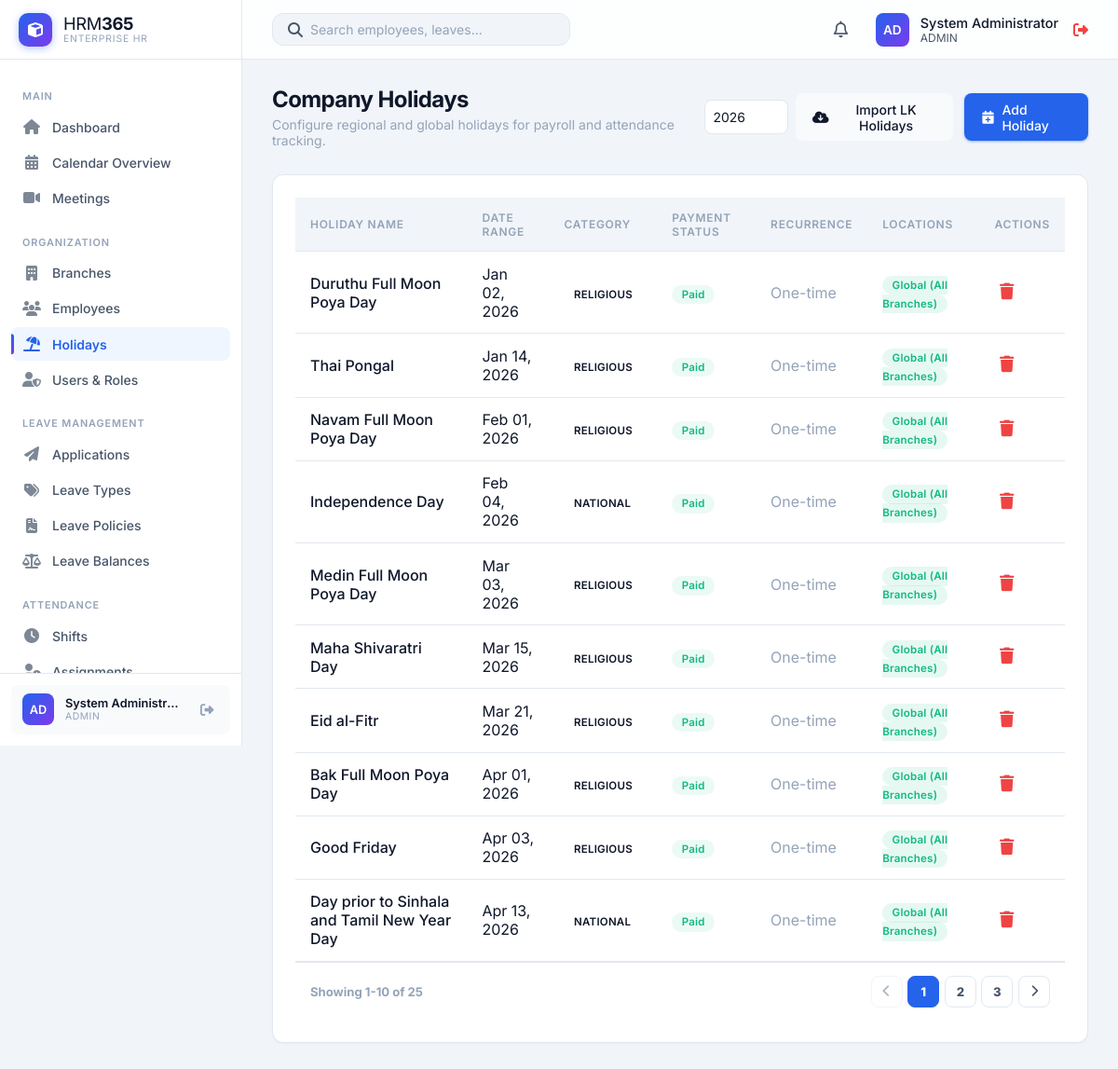
Page /HRM365/modules/holidays/index.php (signed in) on the committed database.
### tables this page shows
CREATE TABLE `users` (
  `id` int(11) NOT NULL,
  `username` varchar(50) NOT NULL,
  `password` varchar(255) NOT NULL,
  `full_name` varchar(100) DEFAULT NULL,
  `role` enum('admin','HR','manager','employee') DEFAULT 'employee',
  `status` enum('Active','Inactive') DEFAULT 'Active',
  `language` varchar(20) DEFAULT 'English',
  `department` varchar(50) DEFAULT NULL,
  `employee_id` int(11) DEFAULT NULL,
  `created_at` timestamp NOT NULL DEFAULT current_timestamp()
);

CREATE TABLE `system_settings` (
  `setting_key` varchar(50) NOT NULL,
  `setting_value` text NOT NULL,
  `updated_at` timestamp NOT NULL DEFAULT current_timestamp() ON UPDATE current_timestamp()
);

CREATE TABLE `holidays` (
  `id` int(11) NOT NULL,
  `name` varchar(255) NOT NULL,
  `start_date` date NOT NULL,
  `end_date` date DEFAULT NULL,
  `category` enum('National','Religious','Company-specific','Other') DEFAULT 'National',
  `description` text DEFAULT NULL,
  `is_recurring` tinyint(1) DEFAULT 0,
  `is_paid` tinyint(1) DEFAULT 1,
  `is_half_day` tinyint(1) DEFAULT 0,
  `applies_to_all_branches` tinyint(1) DEFAULT 1,
  `created_at` timestamp NOT NULL DEFAULT current_timestamp()
);

### HRM365/includes/db.php (called while the page is built, shortened)
<?php
if (!function_exists('app_url')) {
    function app_url(string $path = ''): string
    {
        $base = APP_BASE_URL;
        $path = ltrim($path, '/');
        return $path === '' ? $base : $base . '/' . $path;
    }
}
?>

### HRM365/includes/auth.php (called while the page is built, shortened)
<?php
require_once __DIR__ . '/db.php';
$currentUser = [
    'id' => $_SESSION['user_id'],
    'username' => $_SESSION['username'],
    'role' => $_SESSION['role'] ?? 'employee',
    'employee_id' => $_SESSION['employee_id'] ?? null,
    'department' => null
];
$userStmt = $pdo->prepare("SELECT username, role, full_name, employee_id, department FROM users WHERE id = ? AND status = 'Active'");
$userStmt->execute([$currentUser['id']]);
$freshUser = $userStmt->fetch();
$currentUser['username'] = $freshUser['username'];
$currentUser['role'] = $freshUser['role'];
$currentUser['employee_id'] = $freshUser['employee_id'];
$currentUser['department'] = $freshUser['department'];
if ($currentUser['employee_id']) {
    $authStmt = $pdo->prepare("SELECT department FROM employees WHERE id = ?");
    $authStmt->execute([$currentUser['employee_id']]);
    $authEmp = $authStmt->fetch();
    if ($authEmp) {
        $currentUser['department'] = $authEmp['department'];
    }
}
?>

### HRM365/modules/holidays/index.php (the view, shortened to what this page needs)
<?php
require_once '../../includes/db.php';
require_once '../../includes/auth.php';
$stmt = $pdo->query("SELECT * FROM holidays ORDER BY start_date ASC");
$holidays = $stmt->fetchAll();
$holidayCountry = $pdo->query("SELECT setting_value FROM system_settings WHERE setting_key = 'holiday_country'")->fetchColumn();
include '../../includes/header.php';
?>
<div class="page-header">
    <div>
        <h1 class="page-title">Company Holidays</h1>
        <div class="page-subtitle">Configure regional and global holidays for payroll and attendance tracking.</div>
    </div>
    <?php if (in_array($currentUser['role'], ['admin', 'HR'])): ?>
    <div style="display: flex; gap: 0.75rem; align-items: center;">
        <form action="import_public.php" method="POST" style="margin: 0; display: flex; gap: 0.5rem; align-items: center;">
            <input type="number" name="year" value="<?php echo date('Y'); ?>" min="2000" max="2100" style="width: 90px; padding: 0.55rem; border-radius: var(--radius-md); border: 1px solid var(--border-color); background: var(--bg-secondary); color: var(--text-primary); outline: none;">
            <button type="submit" class="btn" style="background: var(--bg-hover); color: var(--text-primary);" title="Import public holidays for <?php echo htmlspecialchars($holidayCountry); ?>">
                <i class="fas fa-cloud-download-alt"></i> Import <?php echo htmlspecialchars($holidayCountry); ?> Holidays
            </button>
        </form>
        <a href="create.php" class="btn btn-primary">
            <i class="fas fa-calendar-plus"></i> Add Holiday
        </a>
    </div>
    <?php endif; ?>
</div>
<div class="card">
    <div class="table-container">
        <table class="table">
            <thead>
                <tr>
                    <th>Holiday Name</th>
                    <th>Date Range</th>
                    <th>Category</th>
                    <th>Payment Status</th>
                    <th>Recurrence</th>
                    <th>Locations</th>
                    <th>Actions</th>
                </tr>
            </thead>
            <tbody>
                <?php foreach ($holidays as $h): ?>
                <tr>
                    <td>
                        <div style="font-weight: 500; color: var(--text-primary);"><?php echo htmlspecialchars($h['name']); ?></div>
                    </td>
                    <td>
                        <?php
                        echo date('M d, Y', strtotime($h['start_date']));
                        ?>
                    </td>
                    <td><span class="status-badge" style="text-transform: uppercase;"><?php echo htmlspecialchars($h['category']); ?></span></td>
                    <td>
                        <?php if ($h['is_paid']): ?>
                            <span class="status-badge status-active">Paid</span>
                        <?php else: ?>
                            <span class="status-badge status-leave">Unpaid</span>
                        <?php endif; ?>
                    </td>
                    <td>
                        <?php if ($h['is_recurring']): ?>
                            <span style="color: var(--accent-primary);"><i class="fas fa-sync-alt"></i> Annual</span>
                        <?php else: ?>
                            <span style="color: var(--text-muted);">One-time</span>
                        <?php endif; ?>
                    </td>
                    <td>
                        <?php
                        if ($h['applies_to_all_branches']) {
                            echo '<span class="status-badge" style="background: rgba(16, 185, 129, 0.1); color: var(--accent-success);">Global (All Branches)</span>';
                        } else {
                            $brStmt = $pdo->prepare("SELECT b.name FROM holiday_branches hb JOIN branches b ON hb.branch_id = b.id WHERE hb.holiday_id = ?");
                            $brStmt->execute([$h['id']]);
                            $branchNames = $brStmt->fetchAll(PDO::FETCH_COLUMN);
                            echo htmlspecialchars(implode(', ', $branchNames));
                        }
                        ?>
                    </td>
                    <td>
                        <?php if (in_array($currentUser['role'], ['admin', 'HR'])): ?>
                        <div style="display: flex; gap: 0.5rem;">
                            <form action="delete.php" method="POST" style="margin: 0;" onsubmit="return confirm('Delete this holiday?');">
                                <button type="submit" class="action-btn" style="color: var(--accent-danger);" title="Delete Holiday"><i class="fas fa-trash"></i></button>
                            </form>
                        </div>
                        <?php endif; ?>
                    </td>
                </tr>
                <?php endforeach; ?>
            </tbody>
        </table>
    </div>
</div>
<?php include '../../includes/footer.php'; ?>

### HRM365/includes/header.php (shortened to what this page needs)
<?php
require_once __DIR__ . '/auth.php';
$stylesheetPath = __DIR__ . '/../css/styles.css';
$stylesheetVersion = is_file($stylesheetPath) ? filemtime($stylesheetPath) : time();
?>
<!DOCTYPE html>
<html lang="en">
<head>
    <link rel="stylesheet" href="<?php echo app_url('css/styles.css'); ?>?v=<?php echo $stylesheetVersion; ?>">
    <link rel="stylesheet" href="https://cdnjs.cloudflare.com/ajax/libs/font-awesome/6.4.0/css/all.min.css">
</head>
<body>
    <?php include 'sidebar.php'; ?>
    <div class="main-wrapper">
        <header class="top-header">
            <div class="header-search">
                <i class="fas fa-search text-secondary"></i>
                <input type="text" id="globalSearchInput" placeholder="Search employees, leaves..." autocomplete="off">
            </div>
            <div class="header-actions">
                <a href="<?php echo app_url('modules/notifications/index.php'); ?>" class="action-btn" title="Notifications">
                    <i class="far fa-bell"></i>
                </a>
                <div class="user-profile" style="display: flex; align-items: center; gap: 1rem;">
                    <a href="<?php echo app_url('profile.php'); ?>" style="display: flex; align-items: center; gap: 0.75rem; text-decoration: none; color: inherit;">
                        <div class="avatar"><?php echo strtoupper(substr($currentUser['username'], 0, 2)); ?></div>
                        <div class="user-info">
                            <div style="font-size: 0.9rem; font-weight: 500; color: var(--text-primary);">
                                <?php echo htmlspecialchars($_SESSION['full_name'] ?? $currentUser['username']); ?>
                            </div>
                            <div style="font-size: 0.75rem; color: var(--text-secondary); text-transform: uppercase;">
                                <?php echo htmlspecialchars($currentUser['role']); ?>
                            </div>
                        </div>
                    </a>
                    <a href="<?php echo app_url('logout.php'); ?>" style="color: var(--accent-danger);" title="Logout"><i class="fas fa-sign-out-alt"></i></a>
                </div>
            </div>
        </header>
        <main class="content-area">

### HRM365/includes/sidebar.php (shortened to what this page needs)
<aside class="sidebar">
    <div class="sidebar-header">
        <a href="<?php echo app_url('modules/dashboard/index.php'); ?>" class="sidebar-logo">
            <div class="logo-icon">
                <i class="fas fa-cube"></i>
            </div>
            <div class="logo-text">
                <span class="logo-brand">HRM<strong>365</strong></span>
                <span class="logo-tagline">Enterprise HR</span>
            </div>
        </a>
    </div>
    <nav class="sidebar-nav" id="sidebarNav">
        <?php $uri = $_SERVER['REQUEST_URI']; ?>
        <div class="nav-section-label">Main</div>
        <a href="<?php echo app_url('modules/dashboard/index.php'); ?>" class="nav-item <?php echo strpos($uri, '/modules/dashboard') !== false ? 'active' : ''; ?>">
            <i class="fas fa-home nav-icon"></i>
            <span>Dashboard</span>
        </a>
        <a href="<?php echo app_url('modules/calendar/index.php'); ?>" class="nav-item <?php echo strpos($uri, '/modules/calendar') !== false ? 'active' : ''; ?>">
            <i class="fas fa-calendar-alt nav-icon"></i>
            <span>Calendar Overview</span>
        </a>
        <a href="<?php echo app_url('modules/meetings/index.php'); ?>" class="nav-item <?php echo strpos($uri, '/modules/meetings') !== false ? 'active' : ''; ?>">
            <i class="fas fa-video nav-icon"></i>
            <span>Meetings</span>
        </a>
        <?php if (in_array($currentUser['role'], ['admin', 'manager', 'HR'])): ?>
        <div class="nav-section-label">Organization</div>
        <a href="<?php echo app_url('modules/branches/index.php'); ?>" class="nav-item <?php echo strpos($uri, '/modules/branches') !== false ? 'active' : ''; ?>">
            <i class="fas fa-building nav-icon"></i>
            <span>Branches</span>
        </a>
        <a href="<?php echo app_url('modules/employees/index.php'); ?>" class="nav-item <?php echo strpos($uri, '/modules/employees') !== false ? 'active' : ''; ?>">
            <i class="fas fa-users nav-icon"></i>
            <span>Employees</span>
        </a>
        <a href="<?php echo app_url('modules/holidays/index.php'); ?>" class="nav-item <?php echo strpos($uri, '/modules/holidays') !== false ? 'active' : ''; ?>">
            <i class="fas fa-umbrella-beach nav-icon"></i>
            <span>Holidays</span>
        </a>
        <?php endif; ?>
        <?php if (in_array($currentUser['role'], ['admin', 'HR'])): ?>
        <a href="<?php echo app_url('modules/users/index.php'); ?>" class="nav-item <?php echo strpos($uri, '/modules/users') !== false ? 'active' : ''; ?>">
            <i class="fas fa-user-shield nav-icon"></i>
            <span>Users & Roles</span>
        </a>
        <?php endif; ?>
        <div class="nav-section-label">Leave Management</div>
        <a href="<?php echo app_url('modules/leave_applications/index.php'); ?>" class="nav-item <?php echo strpos($uri, '/modules/leave_applications') !== false ? 'active' : ''; ?>">
            <i class="fas fa-paper-plane nav-icon"></i>
            <span>Applications</span>
        </a>
        <a href="<?php echo app_url('modules/leave_types/index.php'); ?>" class="nav-item <?php echo strpos($uri, '/modules/leave_types') !== false ? 'active' : ''; ?>">
            <i class="fas fa-tags nav-icon"></i>
            <span>Leave Types</span>
        </a>
        <a href="<?php echo app_url('modules/leave_policies/index.php'); ?>" class="nav-item <?php echo strpos($uri, '/modules/leave_policies') !== false ? 'active' : ''; ?>">
            <i class="fas fa-file-contract nav-icon"></i>
            <span>Leave Policies</span>
        </a>
        <a href="<?php echo app_url('modules/leave_balances/index.php'); ?>" class="nav-item <?php echo strpos($uri, '/modules/leave_balances') !== false ? 'active' : ''; ?>">
            <i class="fas fa-balance-scale nav-icon"></i>
            <span>Leave Balances</span>
        </a>
        <div class="nav-section-label">Attendance</div>
        <?php if (in_array($currentUser['role'], ['admin', 'HR'])): ?>
        <a href="<?php echo app_url('modules/shifts/index.php'); ?>" class="nav-item <?php echo strpos($uri, '/modules/shifts') !== false ? 'active' : ''; ?>">
            <i class="fas fa-clock nav-icon"></i>
            <span>Shifts</span>
        </a>
        <a href="<?php echo app_url('modules/attendance_assignments/index.php'); ?>" class="nav-item <?php echo strpos($uri, '/modules/attendance_assignments') !== false ? 'active' : ''; ?>">
            <i class="fas fa-user-clock nav-icon"></i>
            <span>Assignments</span>
        </a>
        <?php endif; ?>
    </nav>
    <div class="sidebar-footer">
        <div class="sidebar-user">
            <div class="avatar"><?php echo strtoupper(substr($currentUser['username'], 0, 2)); ?></div>
            <div class="sidebar-user-info">
                <div class="sidebar-user-name"><?php echo htmlspecialchars($_SESSION['full_name'] ?? $currentUser['username']); ?></div>
                <div class="sidebar-user-role"><?php echo htmlspecialchars($currentUser['role']); ?></div>
            </div>
            <a href="<?php echo app_url('logout.php'); ?>" class="sidebar-logout" title="Logout"><i class="fas fa-sign-out-alt"></i></a>
        </div>
    </div>
</aside>

### rows in the picture
users: username "AD", role "ADMIN"
system_settings: setting_value "LK"
holidays: name "Duruthu Full Moon Poya Day", start_date "Jan 02, 2026", category "RELIGIOUS", is_paid "Paid", is_recurring "One-time", applies_to_all_branches "Global (All Branches)"
holidays: name "Thai Pongal", start_date "Jan 14, 2026", category "RELIGIOUS", is_paid "Paid", is_recurring "One-time", applies_to_all_branches "Global (All Branches)"
holidays: name "Navam Full Moon Poya Day", start_date "Feb 01, 2026", category "RELIGIOUS", is_paid "Paid", is_recurring "One-time", applies_to_all_branches "Global (All Branches)"
holidays: name "Independence Day", start_date "Feb 04, 2026", category "NATIONAL", is_paid "Paid", is_recurring "One-time", applies_to_all_branches "Global (All Branches)"
holidays: name "Medin Full Moon Poya Day", start_date "Mar 03, 2026", category "RELIGIOUS", is_paid "Paid", is_recurring "One-time", applies_to_all_branches "Global (All Branches)"
holidays: name "Maha Shivaratri Day", start_date "Mar 15, 2026", category "RELIGIOUS", is_paid "Paid", is_recurring "One-time", applies_to_all_branches "Global (All Branches)"
holidays: name "Eid al-Fitr", start_date "Mar 21, 2026", category "RELIGIOUS", is_paid "Paid", is_recurring "One-time", applies_to_all_branches "Global (All Branches)"
holidays: name "Bak Full Moon Poya Day", start_date "Apr 01, 2026", category "RELIGIOUS", is_paid "Paid", is_recurring "One-time", applies_to_all_branches "Global (All Branches)"
holidays: name "Good Friday", start_date "Apr 03, 2026", category "RELIGIOUS", is_paid "Paid", is_recurring "One-time", applies_to_all_branches "Global (All Branches)"
holidays: name "Day prior to Sinhala and Tamil New Year Day", start_date "Apr 13, 2026", category "NATIONAL", is_paid "Paid", is_recurring "One-time", applies_to_all_branches "Global (All Branches)"

### other values in the picture
$_SESSION['full_name'] "System Administr…"
$_SESSION['full_name'] "System Administrator"
